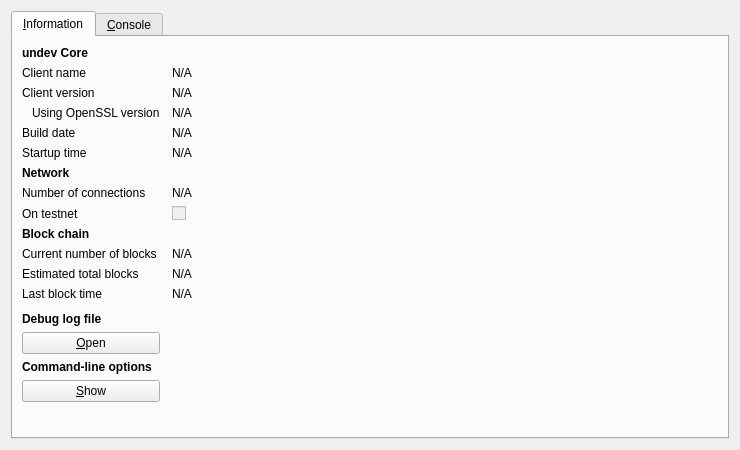
<?xml version="1.0" encoding="UTF-8"?>
<ui version="4.0">
 <class>RPCConsole</class>
 <widget class="QDialog" name="RPCConsole">
  <property name="geometry">
   <rect>
    <x>0</x>
    <y>0</y>
    <width>740</width>
    <height>450</height>
   </rect>
  </property>
  <property name="windowTitle">
   <string>undev - Debug window</string>
  </property>
  <layout class="QVBoxLayout" name="verticalLayout_2">
   <item>
    <widget class="QTabWidget" name="tabWidget">
     <property name="currentIndex">
      <number>0</number>
     </property>
     <widget class="QWidget" name="tab_info">
      <attribute name="title">
       <string>&amp;Information</string>
      </attribute>
      <layout class="QGridLayout" name="gridLayout" columnstretch="0,1">
       <property name="horizontalSpacing">
        <number>12</number>
       </property>
       <item row="0" column="0">
        <widget class="QLabel" name="label_9">
         <property name="font">
          <font>
           <weight>75</weight>
           <bold>true</bold>
          </font>
         </property>
         <property name="text">
          <string>undev Core</string>
         </property>
        </widget>
       </item>
       <item row="1" column="0">
        <widget class="QLabel" name="label_5">
         <property name="text">
          <string>Client name</string>
         </property>
        </widget>
       </item>
       <item row="1" column="1">
        <widget class="QLabel" name="clientName">
         <property name="cursor">
          <cursorShape>IBeamCursor</cursorShape>
         </property>
         <property name="text">
          <string>N/A</string>
         </property>
         <property name="textFormat">
          <enum>Qt::PlainText</enum>
         </property>
         <property name="textInteractionFlags">
          <set>Qt::LinksAccessibleByMouse|Qt::TextSelectableByKeyboard|Qt::TextSelectableByMouse</set>
         </property>
        </widget>
       </item>
       <item row="2" column="0">
        <widget class="QLabel" name="label_6">
         <property name="text">
          <string>Client version</string>
         </property>
        </widget>
       </item>
       <item row="2" column="1">
        <widget class="QLabel" name="clientVersion">
         <property name="cursor">
          <cursorShape>IBeamCursor</cursorShape>
         </property>
         <property name="text">
          <string>N/A</string>
         </property>
         <property name="textFormat">
          <enum>Qt::PlainText</enum>
         </property>
         <property name="textInteractionFlags">
          <set>Qt::LinksAccessibleByMouse|Qt::TextSelectableByKeyboard|Qt::TextSelectableByMouse</set>
         </property>
        </widget>
       </item>
       <item row="3" column="0">
        <widget class="QLabel" name="label_14">
         <property name="text">
          <string>Using OpenSSL version</string>
         </property>
         <property name="indent">
          <number>10</number>
         </property>
        </widget>
       </item>
       <item row="3" column="1">
        <widget class="QLabel" name="openSSLVersion">
         <property name="cursor">
          <cursorShape>IBeamCursor</cursorShape>
         </property>
         <property name="text">
          <string>N/A</string>
         </property>
         <property name="textFormat">
          <enum>Qt::PlainText</enum>
         </property>
         <property name="textInteractionFlags">
          <set>Qt::LinksAccessibleByMouse|Qt::TextSelectableByKeyboard|Qt::TextSelectableByMouse</set>
         </property>
        </widget>
       </item>
       <item row="4" column="0">
        <widget class="QLabel" name="label_12">
         <property name="text">
          <string>Build date</string>
         </property>
        </widget>
       </item>
       <item row="4" column="1">
        <widget class="QLabel" name="buildDate">
         <property name="cursor">
          <cursorShape>IBeamCursor</cursorShape>
         </property>
         <property name="text">
          <string>N/A</string>
         </property>
         <property name="textFormat">
          <enum>Qt::PlainText</enum>
         </property>
         <property name="textInteractionFlags">
          <set>Qt::LinksAccessibleByMouse|Qt::TextSelectableByKeyboard|Qt::TextSelectableByMouse</set>
         </property>
        </widget>
       </item>
       <item row="5" column="0">
        <widget class="QLabel" name="label_13">
         <property name="text">
          <string>Startup time</string>
         </property>
        </widget>
       </item>
       <item row="5" column="1">
        <widget class="QLabel" name="startupTime">
         <property name="cursor">
          <cursorShape>IBeamCursor</cursorShape>
         </property>
         <property name="text">
          <string>N/A</string>
         </property>
         <property name="textFormat">
          <enum>Qt::PlainText</enum>
         </property>
         <property name="textInteractionFlags">
          <set>Qt::LinksAccessibleByMouse|Qt::TextSelectableByKeyboard|Qt::TextSelectableByMouse</set>
         </property>
        </widget>
       </item>
       <item row="6" column="0">
        <widget class="QLabel" name="label_11">
         <property name="font">
          <font>
           <weight>75</weight>
           <bold>true</bold>
          </font>
         </property>
         <property name="text">
          <string>Network</string>
         </property>
        </widget>
       </item>
       <item row="7" column="0">
        <widget class="QLabel" name="label_7">
         <property name="text">
          <string>Number of connections</string>
         </property>
        </widget>
       </item>
       <item row="7" column="1">
        <widget class="QLabel" name="numberOfConnections">
         <property name="cursor">
          <cursorShape>IBeamCursor</cursorShape>
         </property>
         <property name="text">
          <string>N/A</string>
         </property>
         <property name="textFormat">
          <enum>Qt::PlainText</enum>
         </property>
         <property name="textInteractionFlags">
          <set>Qt::LinksAccessibleByMouse|Qt::TextSelectableByKeyboard|Qt::TextSelectableByMouse</set>
         </property>
        </widget>
       </item>
       <item row="8" column="0">
        <widget class="QLabel" name="label_8">
         <property name="text">
          <string>On testnet</string>
         </property>
        </widget>
       </item>
       <item row="8" column="1">
        <widget class="QCheckBox" name="isTestNet">
         <property name="enabled">
          <bool>false</bool>
         </property>
         <property name="text">
          <string/>
         </property>
        </widget>
       </item>
       <item row="9" column="0">
        <widget class="QLabel" name="label_10">
         <property name="font">
          <font>
           <weight>75</weight>
           <bold>true</bold>
          </font>
         </property>
         <property name="text">
          <string>Block chain</string>
         </property>
        </widget>
       </item>
       <item row="10" column="0">
        <widget class="QLabel" name="label_3">
         <property name="text">
          <string>Current number of blocks</string>
         </property>
        </widget>
       </item>
       <item row="10" column="1">
        <widget class="QLabel" name="numberOfBlocks">
         <property name="cursor">
          <cursorShape>IBeamCursor</cursorShape>
         </property>
         <property name="text">
          <string>N/A</string>
         </property>
         <property name="textFormat">
          <enum>Qt::PlainText</enum>
         </property>
         <property name="textInteractionFlags">
          <set>Qt::LinksAccessibleByMouse|Qt::TextSelectableByKeyboard|Qt::TextSelectableByMouse</set>
         </property>
        </widget>
       </item>
       <item row="11" column="0">
        <widget class="QLabel" name="label_4">
         <property name="text">
          <string>Estimated total blocks</string>
         </property>
        </widget>
       </item>
       <item row="11" column="1">
        <widget class="QLabel" name="totalBlocks">
         <property name="cursor">
          <cursorShape>IBeamCursor</cursorShape>
         </property>
         <property name="text">
          <string>N/A</string>
         </property>
         <property name="textFormat">
          <enum>Qt::PlainText</enum>
         </property>
         <property name="textInteractionFlags">
          <set>Qt::LinksAccessibleByMouse|Qt::TextSelectableByKeyboard|Qt::TextSelectableByMouse</set>
         </property>
        </widget>
       </item>
       <item row="12" column="0">
        <widget class="QLabel" name="label_2">
         <property name="text">
          <string>Last block time</string>
         </property>
        </widget>
       </item>
       <item row="12" column="1">
        <widget class="QLabel" name="lastBlockTime">
         <property name="cursor">
          <cursorShape>IBeamCursor</cursorShape>
         </property>
         <property name="text">
          <string>N/A</string>
         </property>
         <property name="textFormat">
          <enum>Qt::PlainText</enum>
         </property>
         <property name="textInteractionFlags">
          <set>Qt::LinksAccessibleByMouse|Qt::TextSelectableByKeyboard|Qt::TextSelectableByMouse</set>
         </property>
        </widget>
       </item>
       <item row="13" column="0">
        <spacer name="verticalSpacer_2">
         <property name="orientation">
          <enum>Qt::Vertical</enum>
         </property>
         <property name="sizeHint" stdset="0">
          <size>
           <width>20</width>
           <height>20</height>
          </size>
         </property>
        </spacer>
       </item>
       <item row="14" column="0">
        <widget class="QLabel" name="labelDebugLogfile">
         <property name="font">
          <font>
           <weight>75</weight>
           <bold>true</bold>
          </font>
         </property>
         <property name="text">
          <string>Debug log file</string>
         </property>
        </widget>
       </item>
       <item row="15" column="0">
        <widget class="QPushButton" name="openDebugLogfileButton">
         <property name="toolTip">
          <string>Open the undev debug log file from the current data directory. This can take a few seconds for large log files.</string>
         </property>
         <property name="text">
          <string>&amp;Open</string>
         </property>
         <property name="autoDefault">
          <bool>false</bool>
         </property>
        </widget>
       </item>
       <item row="16" column="0">
        <widget class="QLabel" name="labelCLOptions">
         <property name="font">
          <font>
           <weight>75</weight>
           <bold>true</bold>
          </font>
         </property>
         <property name="text">
          <string>Command-line options</string>
         </property>
        </widget>
       </item>
       <item row="17" column="0">
        <widget class="QPushButton" name="showCLOptionsButton">
         <property name="toolTip">
          <string>Show the undev-Qt help message to get a list with possible undev command-line options.</string>
         </property>
         <property name="text">
          <string>&amp;Show</string>
         </property>
         <property name="autoDefault">
          <bool>false</bool>
         </property>
        </widget>
       </item>
       <item row="18" column="0">
        <spacer name="verticalSpacer">
         <property name="orientation">
          <enum>Qt::Vertical</enum>
         </property>
         <property name="sizeHint" stdset="0">
          <size>
           <width>20</width>
           <height>40</height>
          </size>
         </property>
        </spacer>
       </item>
      </layout>
     </widget>
     <widget class="QWidget" name="tab_console">
      <attribute name="title">
       <string>&amp;Console</string>
      </attribute>
      <layout class="QVBoxLayout" name="verticalLayout_3">
       <property name="spacing">
        <number>3</number>
       </property>
       <item>
        <widget class="QTextEdit" name="messagesWidget">
         <property name="minimumSize">
          <size>
           <width>0</width>
           <height>100</height>
          </size>
         </property>
         <property name="readOnly">
          <bool>true</bool>
         </property>
         <property name="tabKeyNavigation" stdset="0">
          <bool>false</bool>
         </property>
         <property name="columnCount" stdset="0">
          <number>2</number>
         </property>
        </widget>
       </item>
       <item>
        <layout class="QHBoxLayout" name="horizontalLayout">
         <property name="spacing">
          <number>3</number>
         </property>
         <item>
          <widget class="QLabel" name="label">
           <property name="text">
            <string notr="true">&gt;</string>
           </property>
          </widget>
         </item>
         <item>
          <widget class="QLineEdit" name="lineEdit"/>
         </item>
         <item>
          <widget class="QPushButton" name="clearButton">
           <property name="maximumSize">
            <size>
             <width>24</width>
             <height>24</height>
            </size>
           </property>
           <property name="toolTip">
            <string>Clear console</string>
           </property>
           <property name="text">
            <string/>
           </property>
           <property name="icon">
            <iconset resource="../bitcoin.qrc">
             <normaloff>:/icons/remove</normaloff>:/icons/remove</iconset>
           </property>
           <property name="shortcut">
            <string notr="true">Ctrl+L</string>
           </property>
           <property name="autoDefault">
            <bool>false</bool>
           </property>
          </widget>
         </item>
        </layout>
       </item>
      </layout>
     </widget>
    </widget>
   </item>
  </layout>
 </widget>
 <resources>
  <include location="../bitcoin.qrc"/>
 </resources>
 <connections/>
</ui>
